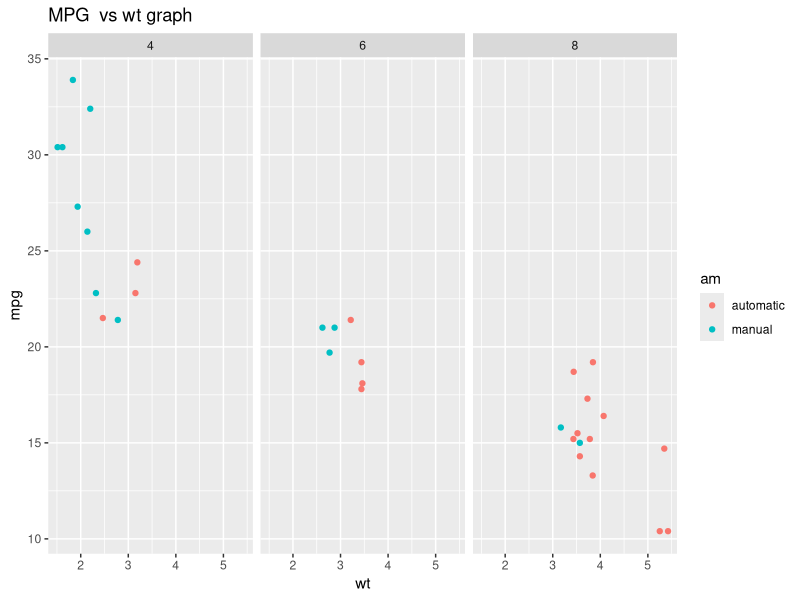
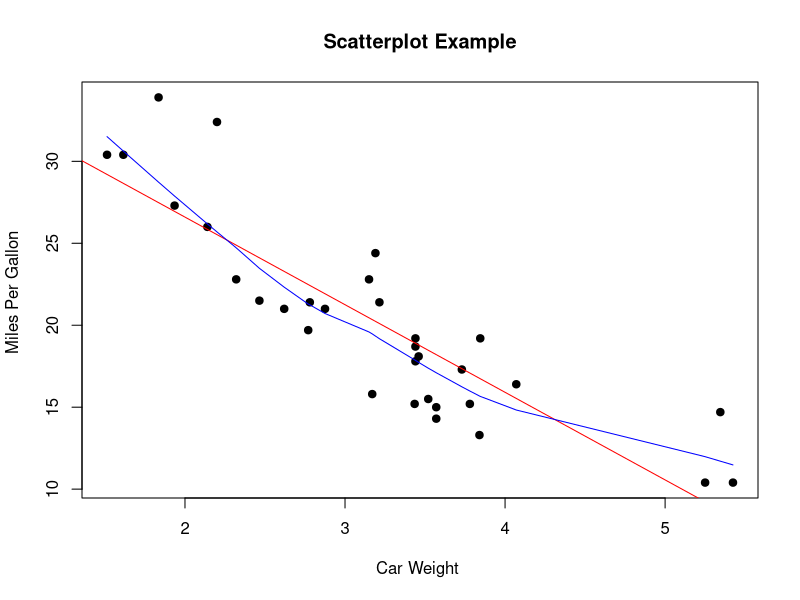
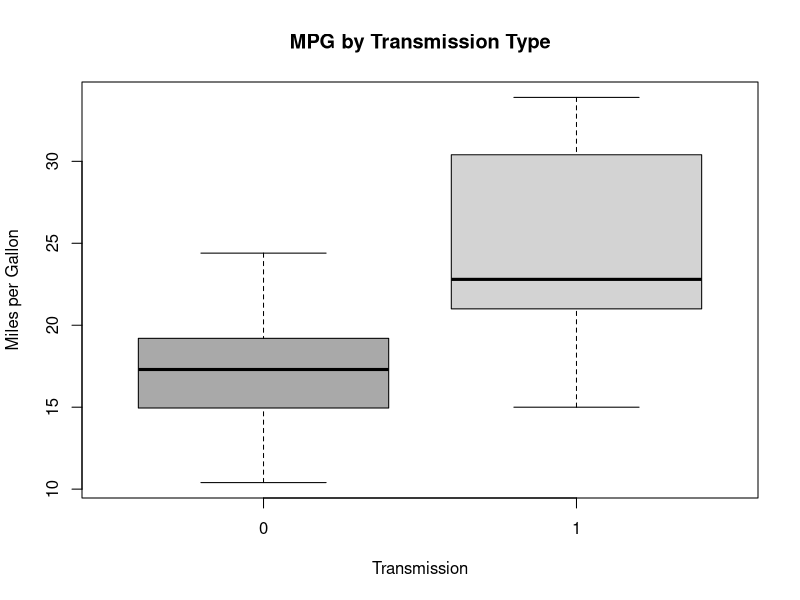
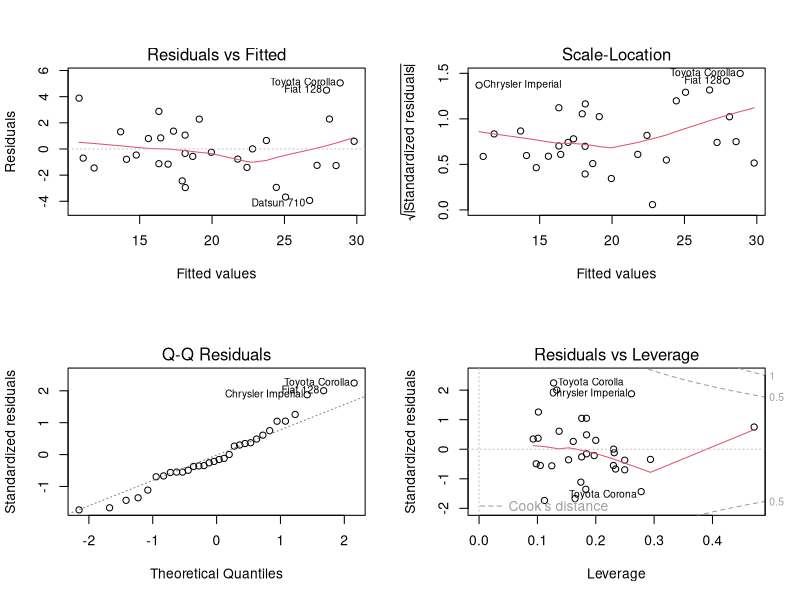

These figures' R source, in order:
## ---- chunk 1
##clean data
library(datasets)
data<-mtcars
data$cyl<-factor(data$cyl)
data$am<-factor(data$am)
levels(data$am)<-c("automatic","manual")
data$gear<-factor(data$gear)
data$carb<-factor(data$carb)
## ---- chunk 2
# Stepwise Regression
library(MASS)
fit <- lm(mpg~am+cyl+wt+hp,data=data)
step <- stepAIC(fit, direction="both")
step$anova # display results


## ---- chunk 3
#sm = step(lm(data = mtcars, mpg ~ .),trace=0,steps=10000)
sm = step(lm(data = mtcars, mpg ~ .))
summary(sm)
## ---- chunk 4

model1<-lm(mpg~am,data=data)
summary(model1)$coef

model2<-lm(mpg~cyl,data=data)
summary(model2)$coef

model3<-lm(mpg~cyl+wt,data=data)
summary(model3)$coef

model4<-lm(mpg~cyl+wt+hp,data=data)
summary(model4)$coef

model5<-lm(mpg~am + cyl + wt + hp,data=data)
summary(model5)$coef

model6<-lm(mpg~.,data=data)
summary(model6)$coef

model7<-lm(mpg~ wt + qsec + am,data=data)
summary(model7)$coef

#Pair wise anova comparison of the models
anova(model1,model2)
anova(model1,model3)
anova(model1,model4)
anova(model1,model5)
anova(model1,model6)
anova(model1,model7)

## ---- chunk 5
library(ggplot2)
qplot(x=wt,y=mpg,data=data,colour=am,facets=.~cyl, main="MPG  vs wt graph")

#ref: http://www.statmethods.net/graphs/scatterplot.html
# Simple Scatterplot
attach(mtcars)
plot(wt, mpg, main="Scatterplot Example", 
     xlab="Car Weight ", ylab="Miles Per Gallon ", pch=19)
#simple scatterplot click to view
# Add fit lines
abline(lm(mpg~wt), col="red") # regression line (y~x) 
lines(lowess(wt,mpg), col="blue") # lowess line (x,y)

boxplot(mpg~am, data = mtcars,
        col = c("dark grey", "light grey"),
        xlab = "Transmission",
        ylab = "Miles per Gallon",
        main = "MPG by Transmission Type")
## ---- chunk 6
#model1
summary(model1)
#layout(matrix(c(1,2,3,4),2,2)) 
#plot(model1)
#model2
summary(model2)
#layout(matrix(c(1,2,3,4),2,2)) 
#plot(model2)

#model3
summary(model3)
#layout(matrix(c(1,2,3,4),2,2)) 
#plot(model3)

#model4
summary(model4)
#layout(matrix(c(1,2,3,4),2,2)) 
#plot(model4)
#model5
summary(model5)
#layout(matrix(c(1,2,3,4),2,2)) 
#plot(model5)

#model6
summary(model6)
#layout(matrix(c(1,2,3,4),2,2)) 
#plot(model6)

# http://people.duke.edu/~rnau/Notes_on_linear_regression_analysis--Robert_Nau.pdf
# Comparing regression model using R squared metric
adj.r2<-c(summary(model1)$adj.r.squared,
          summary(model2)$adj.r.squared,
          summary(model3)$adj.r.squared,
          summary(model4)$adj.r.squared,
          summary(model5)$adj.r.squared,
          summary(model6)$adj.r.squared,
          summary(model7)$adj.r.squared
          )
names(adj.r2)<-c("model1","model2","model3","model4",
                 "model5","model6","model7")
print(adj.r2)
## ---- chunk 7
summary(model5)
layout(matrix(c(1,2,3,4),2,2)) 
plot(model5)

